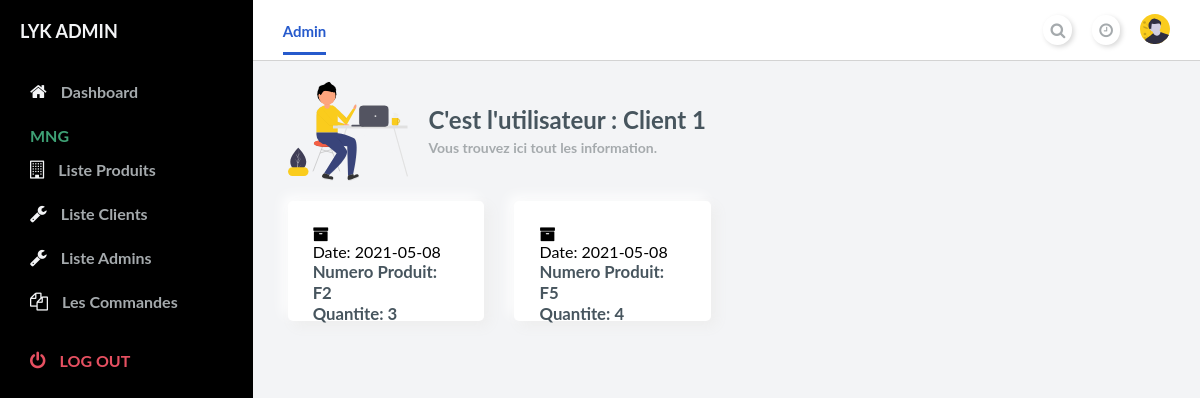
The page /Admin/info.php?Client=Client 1&UserName=client1 (signed in) on the database its author committed.
### tables this page shows
CREATE TABLE `commande` (
  `numCommande` int(11) NOT NULL,
  `usernameClient` varchar(255) DEFAULT NULL,
  `numProduit` varchar(4) DEFAULT NULL,
  `qte_demande` int(11) DEFAULT NULL,
  `date_commande` date DEFAULT current_timestamp(),
  `statut` varchar(255) NOT NULL,
  `error` text DEFAULT NULL
);

### Admin/info.php (the view, shortened to what this page needs)
<!DOCTYPE html>
<html lang="en">
  <head>
    <link
      rel="stylesheet"
      href="https://stackpath.bootstrapcdn.com/font-awesome/4.7.0/css/font-awesome.min.css"
    />
    <link rel="stylesheet" href="stylesAdmin.css" />
  </head>
  <body id="body">
    <div class="container">
      <nav class="navbar">
        <div class="navbar__left">
          <a class="active_link" href="index.php">Admin</a>
        </div>
        <div class="navbar__right">
          <a href="#">
            <i class="fa fa-search" aria-hidden="true"></i>
          </a>
          <a href="#">
            <i class="fa fa-clock-o" aria-hidden="true"></i>
          </a>
          <a href="#">
            <img width="30" src="assets/avatar.svg" alt="" />
          </a>
        </div>
      </nav>
      <main>
        <div class="main__container">
          <div class="main__title">
            <img src="assets/hello.svg" alt="" />
            <div class="main__greeting">
              <h1>C'est l'utilisateur : <?php echo  $_SESSION['nomClient'];?></h1>
              <p>Vous trouvez ici tout les information.</p>
            </div>
          </div>
          <div class="main__cards">
 <?php
try
{
	$bdd = new PDO('mysql:host=localhost;dbname=lyk;charset=utf8', 'root', '');
}
catch(Exception $e)
{
        die('Erreur : '.$e->getMessage());
}
$userComande=$bdd -> prepare ("SELECT * FROM commande WHERE usernameClient =? AND statut ='commander'"
);
$userComande->execute(array($_SESSION['UserName']));
while ($donnees = $userComande->fetch())
{
?>
            <div class="card">
              <i class="fa fa-archive"></i>Date:
                  <?php echo $donnees['date_commande'];?> <br/>
              <div class="card_inner">
               <span class="font-bold text-title">
              <h6> Numero Produit:
                  <?php echo $donnees['numProduit'];?></h6>
                  <h6> Quantite:
                  <?php echo $donnees['qte_demande'];?></h6>
                  </span>
              </div>
            </div>
            <?php
}
?>
          </div>
        </div>
      </main>
      <div id="sidebar">
        <div class="sidebar__title">
          <div class="sidebar__img">
            <h1>LYK ADMIN</h1>
          </div>
        </div>
        <div class="sidebar__menu">
          <div class="sidebar__link">
            <i class="fa fa-home"></i>
            <a href="index.php">Dashboard</a>
          </div>
          <h2>MNG</h2>
          <div class="sidebar__link">
              <i class="fa fa-building-o"></i>
              <a href="listeproduits.php">Liste Produits</a>
            </div>
            <div class="sidebar__link ">
              <i class="fa fa-wrench"></i>
              <a href="listeclients.php">Liste Clients</a>
            </div>
            </div>
            <div class="sidebar__link " >
            <i class="fa fa-wrench"></i>
            <a href="listeadmins.php">Liste Admins</a>
          </div>
            <div class="sidebar__link ">
              <i class="fa fa-files-o"></i>
              <a href="Commande.php">Les Commandes</a>
            </div>
          <div class="sidebar__logout">
            <i class="fa fa-power-off"></i>
            <a href="#">Log out</a>
          </div>
        </div>
      </div>
  </body>
</html>

### Admin/stylesAdmin.css (style rules this page uses)
* { margin: 0; padding: 0; }
body { box-sizing: border-box; font-family: "Lato", sans-serif; }
.font-bold { font-weight: 700; }
.text-title { color: rgb(216, 121, 43); }
h6 { color:rgb(71,85, 94); }
.container { display: grid; height: 100vh; grid-template-columns: 0.8fr 1fr 1fr 1fr; grid-template-rows: 0.2fr 3fr; grid-template-areas: "sidebar nav nav nav" "sidebar main main main"; }
.navbar { background: #ffffff; grid-area: nav; height: 60px; display: flex; align-items: center; justify-content: space-between; padding: 0 30px 0 30px; border-bottom: 1px solid lightgray; }
.navbar__left > a { margin-right: 30px; text-decoration: none; color: #a5aaad; font-size: 15px; font-weight: 700; }
.navbar__left .active_link { color: #265acc; border-bottom: 3px solid #265acc; padding-bottom: 12px; }
.navbar__right { display: flex; justify-content: center; align-items: center; }
.navbar__right > a { margin-left: 20px; text-decoration: none; }
.navbar__right > a > i { color: #a5aaad; font-size: 16px; border-radius: 50px; background: #ffffff; box-shadow: 2px 2px 5px #d9d9d9, -2px -2px 5px #ffffff; padding: 7px; }
main { background: #f3f4f6; grid-area: main; overflow-y: auto; }
.main__container { padding: 20px 35px; }
.main__title { display: flex; align-items: center; }
.main__title > img { max-height: 100px; object-fit: contain; margin-right: 20px; }
.main__greeting > h1 { font-size: 24px; color:rgb(71,85, 94); margin-bottom: 5px; }
.main__greeting > p { font-size: 14px; font-weight: 700; color: #a5aaad; }
.main__cards { display: grid; grid-template-columns: 1fr 1fr 1fr 1fr; gap: 30px; margin: 20px 0; }
.card { display: flex; flex-direction: column; justify-content: space-around; height: 70px; padding: 25px; border-radius: 5px; background: #ffffff; box-shadow: 5px 5px 13px #ededed, -5px -5px 13px #ffffff; }
.card_inner { display: flex; align-items: center; justify-content: space-between; }
.card_inner > span { font-size: 25px; }
#sidebar { background: black; grid-area: sidebar; overflow-y: auto; padding: 20px; -webkit-transition: all 0.5s; transition: all 0.5s; }
.sidebar__title { display: flex; justify-content: space-between; align-items: center; color: #f3f4f6; margin-bottom: 30px; }
.sidebar__img { display: flex; align-items: center; }
.sidebar__title > div > h1 { font-size: 18px; display: inline; }
.sidebar__menu > h2 { color: #3ea175; font-size: 16px; margin-top: 15px; margin-bottom: 5px; padding: 0 10px; font-weight: 700; }
.sidebar__link { color: #f3f4f6; padding: 10px; border-radius: 3px; margin-bottom: 5px; }
.sidebar__link > a { text-decoration: none; color: #a5aaad; font-weight: 700; cursor: pointer; }
.sidebar__link > i { margin-right: 10px; font-size: 18px; }
.sidebar__logout { margin-top: 20px; padding: 10px; color: #e65061; }
.sidebar__logout > a { text-decoration: none; color: #e65061; font-weight: 700; text-transform: uppercase; }
.sidebar__logout > i { margin-right: 10px; font-size: 18px; }

### rows shown on the page
commande: date_commande "2021-05-08", numProduit "F2", qte_demande "3"
commande: date_commande "2021-05-08", numProduit "F5", qte_demande "4"

### other values the page prints
$_SESSION['nomClient'] "Client 1"
